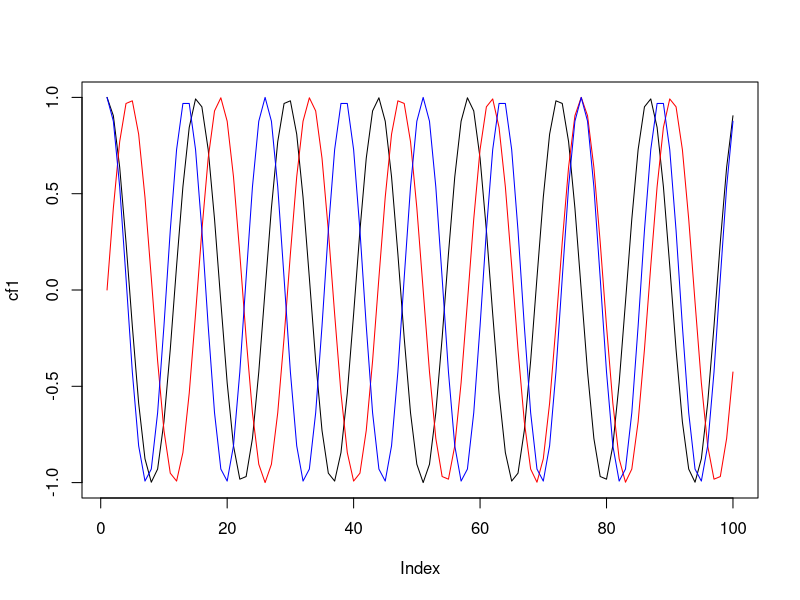
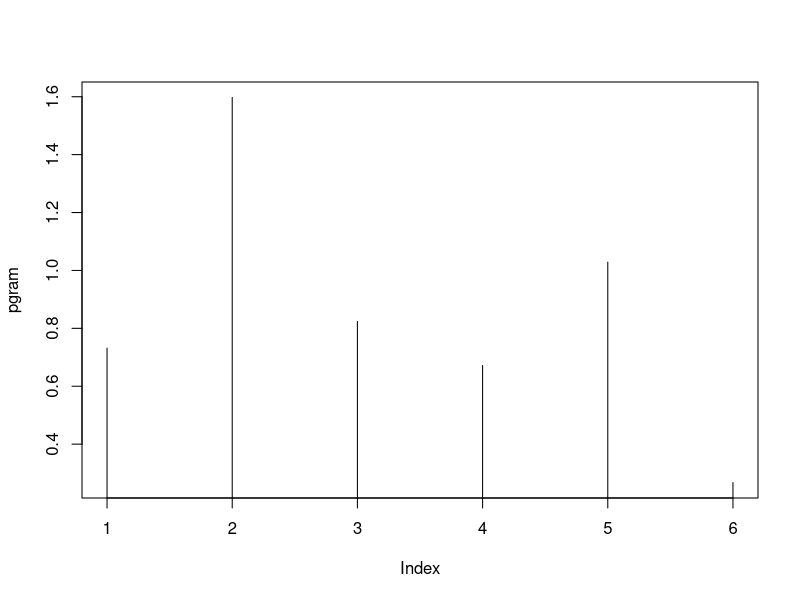
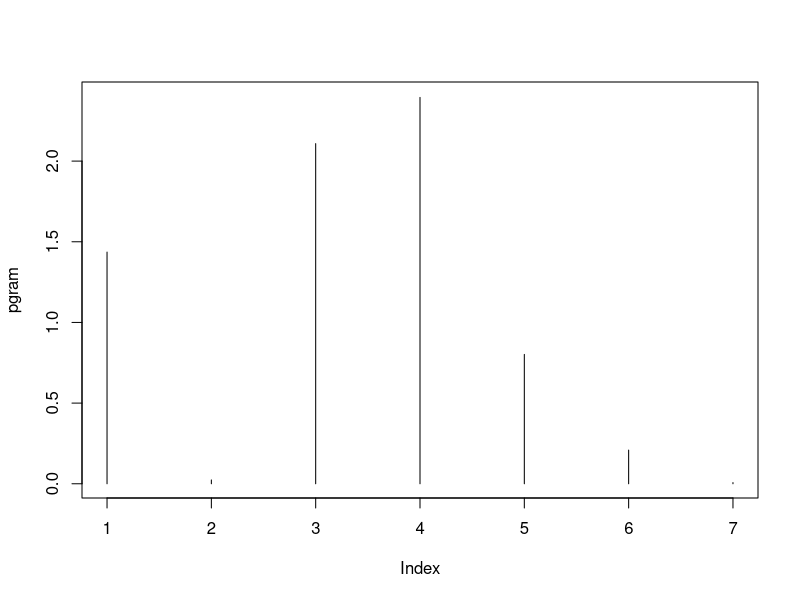
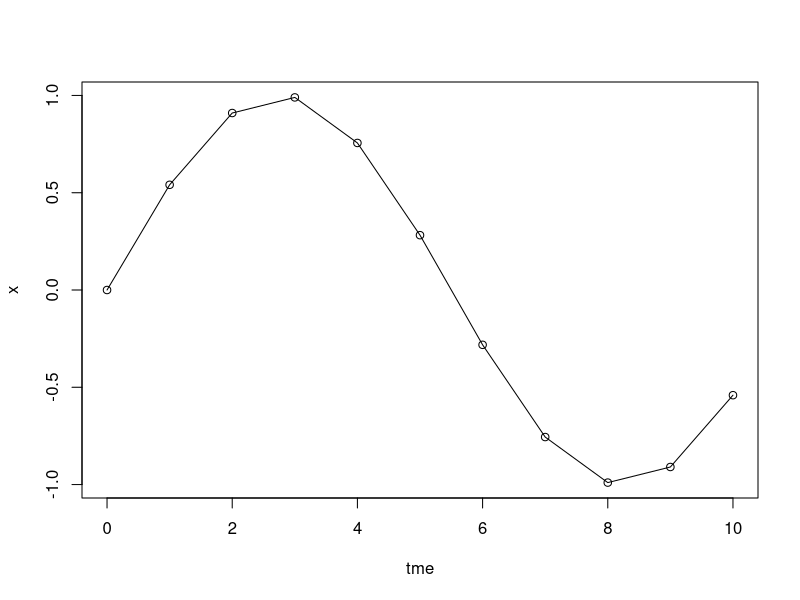
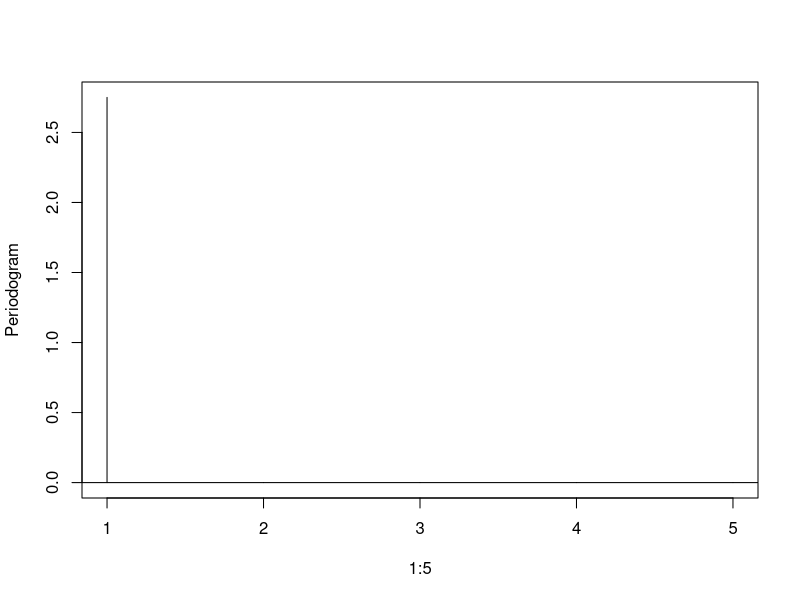
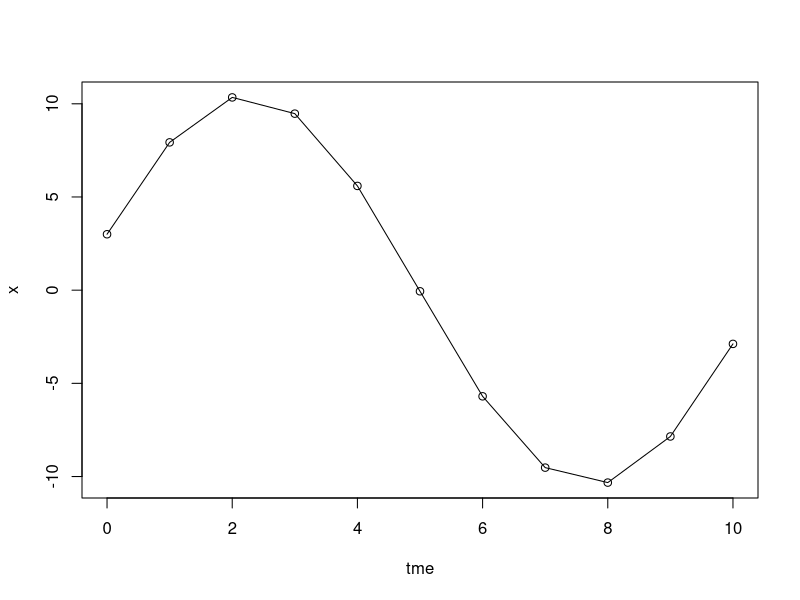
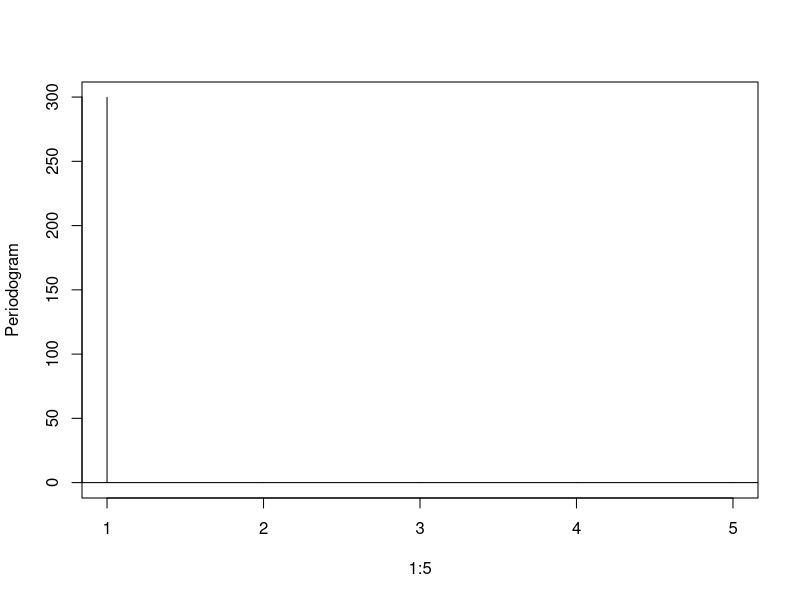
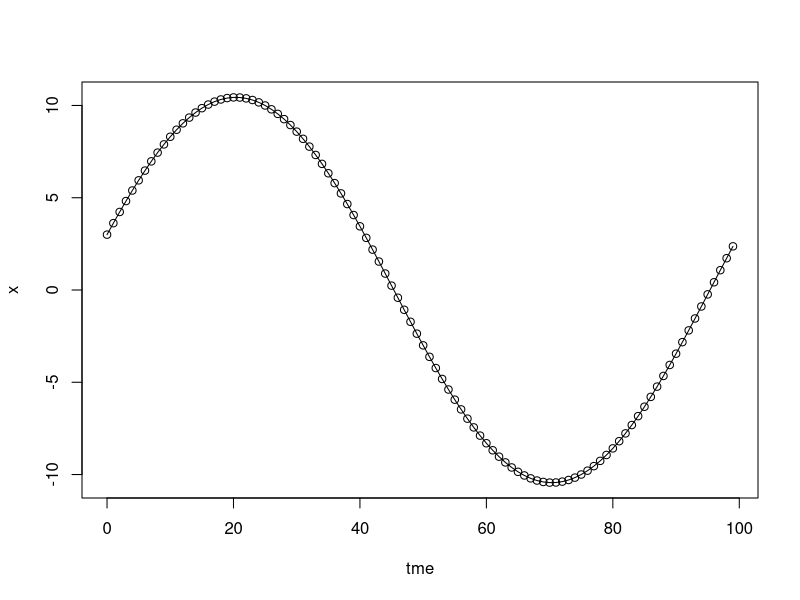

Generate these figures, in order, with R:
#Orthogonality of Sinusoids
n = 100 #even
tme = 0:(n-1)
f1 = 7/n
cf1 = cos(2*pi*f1*tme)
sf1 = sin(2*pi*f1*tme)
plot(cf1, type = "l")
points(sf1, type = "l", col = "red")
sum(cf1*sf1)
f2 = 8/n
cf2 = cos(2*pi*f2*tme)
points(cf2, type = "l", col = "blue")
sum(cf1*cf2)

#The Discrete Fourier Transform and Periodogram:
n = 11
x = rnorm(n)
fft(x)
pgram = abs(fft(x)[1:6])^2/n
plot(pgram, type = "h")

n = 12
x = rnorm(n)
fft(x)
pgram = abs(fft(x)[1:7])^2/n
plot(pgram, type = "h")

#Main Utility of the Periodogram: picks out sinusoidal components at Fourier Coefficients magically
n = 11
f = 1/n
tme = 0:(n-1)
x = sin(2*pi*f*tme)
plot(tme, x, type = "o")
plot(1:5, abs(fft(x)[2:6])^2/n, type = "h", ylab = "Periodogram")
abline(h = 0)

f = 1/n
x = 10*sin(2*pi*f*tme) + 3*cos(2*pi*f*tme)
plot(tme, x, type = "o")
plot(1:5, abs(fft(x)[2:6])^2/n, type = "h", ylab = "Periodogram")
abline(h = 0)

#Larger n
n = 100
tme = 0:(n-1)
f = 1/n
x = 10*sin(2*pi*f*tme) + 3*cos(2*pi*f*tme)
plot(tme, x, type = "o")
plot(1:50, abs(fft(x)[2:51])^2/n, type = "h", ylab = "Periodogram")
abline(h = 0)

n = 100
tme = 0:(n-1)
f = 6/n
x = 10*sin(2*pi*f*tme) + 3*cos(2*pi*f*tme)
plot(tme, x, type = "o")
plot(1:50, abs(fft(x)[2:51])^2/n, type = "h", ylab = "Periodogram")
abline(h = 0)

#Two Frequencies
n = 100
tme = 0:(n-1)
f1 = 0.25
f2 = 0.1
x = 10*sin(2*pi*f1*tme) + 3*cos(2*pi*f1*tme) + 5*cos(2*pi*f2*tme)
plot(tme, x, type = "o")
plot(1:50, abs(fft(x)[2:51])^2/n, type = "h", ylab = "Periodogram")
abline(h = 0)
#Once frequencies are figured out, one can do a linear regression to figure out amplitudes and phases. 
x1 = cos(2*pi*f1*tme)
x2 = sin(2*pi*f1*tme)
x3 = cos(2*pi*f2*tme)
x4 = sin(2*pi*f2*tme)
reg = lm(x ~ 1 + x1 + x2 + x3 + x4)
summary(reg)

#Five Frequencies
n = 100
tme = 0:(n-1)
f1 = 0.25
f2 = 0.1
f3 = 0.33
f4 = 0.01
f5 = 0.15
x = 10*sin(2*pi*f1*tme) + 3*cos(2*pi*f1*tme) + 5*cos(2*pi*f2*tme) + 8*sin(2*pi*f3*tme) + 4*cos(2*pi*f4*tme) + 7*sin(2*pi*f5*tme) + 3*cos(2*pi*f5*tme)
plot(tme, x, type = "o")
plot(1:50, abs(fft(x)[2:51])^2/n, type = "h", ylab = "Periodogram")
abline(h = 0)

#Structure + White Noise
n = 100
tme = 0:(n-1)
f1 = 0.25
f2 = 0.1
x = 10*sin(2*pi*f1*tme) + 3*cos(2*pi*f1*tme) + 5*cos(2*pi*f2*tme)
sig = 10
x = x + sig*rnorm(n)
plot(tme, x, type = "o")
plot(1:50, abs(fft(x)[2:51])^2/n, ylab = "Periodogram", type = "h")
abline(h = 0)
#Plot on log scale
plot(1:50, log(abs(fft(x)[2:51])^2/n), ylab = "Periodogram on Log Scale", type = "h")
abline(h = 0)

#Noisy Data:
n = 1000
tme = 0:(n-1)
f1 = 0.25
f2 = 0.1
f3 = 0.33
f4 = 0.01
f5 = 0.15
x = 10*sin(2*pi*f1*tme) + 3*cos(2*pi*f1*tme) + 5*cos(2*pi*f2*tme) + 8*sin(2*pi*f3*tme) + 4*cos(2*pi*f4*tme) + 7*sin(2*pi*f5*tme) + 3*cos(2*pi*f5*tme)
plot(tme, x, type = "l")
sig = 40
yy = x + sig*rnorm(n)
plot(tme, yy, type = "l")
points(tme, x, type = "l", col = "red")

plot((1:(n/2))/n, abs(fft(yy)[2:((n/2)+1)])^2/n, type = "h", ylab = "Periodogram")
abline(h = 0)

#Single Sinusoid at Non-Fourier Frequency: Leakage
n = 100
tme = 0:(n-1)
f = 0.06
x = 10*sin(2*pi*f*tme) + 3*cos(2*pi*f*tme)
plot(tme, x, type = "o")
plot(1:50, abs(fft(x)[2:51])^2/n, type = "h", ylab = "Periodogram") 

plot(1:50, log(abs(fft(x)[2:51])^2/n), type = "h", ylab = "Log(Periodogram)") #logarithmic scale
abline(h = 0)

#Plotting the periodogram on a more dense scale: 
grid.res = 0.001
f.val = seq(0.001, 0.5, grid.res)
pgram = rep(-1, length(f.val))
for(i in 1:length(f.val))
{
    pgram[i] = (((sum(x * cos(2*pi*f.val[i]*tme)))^2) + ((sum(x * sin(2*pi*f.val[i]*tme)))^2))/n
}
plot(f.val, pgram, type = "l")
f.val[which.max(pgram)]

#Leakage is eliminated if we increase n so as to obtain a Fourier Frequency
n = 1000
tme = 0:(n-1)
f = 0.065 
x = 10*sin(2*pi*f*tme) + 3*cos(2*pi*f*tme)
plot(tme, x, type = "o")
plot(1:500, abs(fft(x)[2:501])^2/n, type = "h", ylab = "Periodogram") #no more leakage as we now have a Fourier Frequency
abline(h = 0)

#More Leakage
n = 100
tme = 0:(n-1)
f1 = 0.253
f2 = 0.10
x = 10*sin(2*pi*f1*tme) + 3*cos(2*pi*f1*tme) + 5*cos(2*pi*f2*tme)
plot(tme, x, type = "o")
plot(1:50, abs(fft(x)[2:51])^2/n, type = "h", ylab = 'Periodogram')
abline(h = 0)

#White Noise
x = rnorm(n)
plot(x, type = "o", main = "White Noise")
plot(1:50, abs(fft(x)[2:51])^2/n, type = "h", ylab = "Periodogram")
abline(h = 0)

#Single sinusoid at Fourier frequency and periodogram
n = 100
tme = 0:(n-1)
f = 5/n
x = 10*sin(2*pi*f*tme) + 3*cos(2*pi*f*tme)
plot(tme, x, type = "o")
plot(1:50, abs(fft(x)[2:51])^2/n, type = "h", ylab = "Periodogram")
abline(h = 0)

#Plotting a denser periodogram at other frequencies as well:  
grid.res = 0.001
f.val = seq(1/n, 0.5, grid.res)
pgram = rep(-1, length(f.val))
for(i in 1:length(f.val))
{
    pgram[i] = (((sum(x * cos(2*pi*f.val[i]*tme)))^2) + ((sum(x * sin(2*pi*f.val[i]*tme)))^2))/n
}
plot(f.val, pgram, type = "l") #this is also related to leakage
abline(v = 5/n, col = "red")
abline(v = 6/n, col = "red")
abline(v = 7/n, col = "red")
abline(v = 4/n, col = "red")
abline(v = 3/n, col = "red")
plot(f.val, log(pgram), type = "l")
f.val[which.max(pgram)]

#Bayesian Posterior for Single Sinusoid at Non-Fourier Frequency
n = 100
tme = 0:(n-1)
f = 0.065
x = 10*sin(2*pi*f*tme) + 3*cos(2*pi*f*tme)

n = length(tme)
grid.res = 0.001
f.val = seq(1/n, 0.5, grid.res)
X = matrix(1, nrow = n, ncol = 3)
expos = rep(-1, length(f.val)) #exact marginal posterior for omega
log.values = rep(-1, length(f.val))
log.det.term = rep(-1, length(f.val))
for(i in 1:length(f.val))
{
    X[,2] = cos(2*pi*f.val[i]*tme)
    X[,3] = sin(2*pi*f.val[i]*tme)
    mod = lm(x ~ X)
    log.value = ((ncol(X) - n)/2)*(log(sum(mod$residuals^2))) - (0.5*(log(det(t(X) %*% X))))
    log.det.term[i] = (0.5*(log(det(t(X) %*% X))))
    log.values[i] = log.value
}
log.values = log.values - max(log.values) #scaling to remove large values 
expos = exp(log.values)
expos = (expos/sum(expos))/grid.res
plot(f.val, expos, type = "l")
#The posterior is quite peaked. We can get a point estimate by the frequency which maximizes the posterior: 
ind.max = which.max(expos)
est.freq = f.val[ind.max] #posterior maximizer
est.freq
#Posterior mean: 
pm = (sum(f.val*expos))*grid.res
pm
#Posterior standard deviation:
psd = sqrt((sum(((f.val - pm)^2)*expos))*grid.res)
psd
c(pm - 2*psd, pm + 2*psd)

#Add noise:
n = 999 #n = 999
tme = 0:(n-1)
f = 0.065
x = 10*sin(2*pi*f*tme) + 3*cos(2*pi*f*tme)
sig = 50
y = x + sig*rnorm(n)

plot(y, type = "l")
points(x, type = "l", col = "red")

n = length(tme)
grid.res = 0.001
f.val = seq(1/n, 0.49, grid.res)
X = matrix(1, nrow = n, ncol = 3)
expos = rep(-1, length(f.val)) #exact marginal posterior for omega
log.values = rep(-1, length(f.val))
log.det.term = rep(-1, length(f.val))
for(i in 1:length(f.val))
{
    X[,2] = cos(2*pi*f.val[i]*tme)
    X[,3] = sin(2*pi*f.val[i]*tme)
    mod = lm(y ~ X)
    log.value = ((ncol(X) - n)/2)*(log(sum(mod$residuals^2))) - (0.5*(log(det(t(X) %*% X))))
    log.det.term[i] = (0.5*(log(det(t(X) %*% X))))
    log.values[i] = log.value
}
log.values = log.values - max(log.values) #scaling to remove large values 
expos = exp(log.values)
expos = (expos/sum(expos))/grid.res
plot(f.val, expos, type = "l")
#The posterior is quite peaked. We can get a point estimate by the frequency which maximizes the posterior: 
ind.max = which.max(expos)
est.freq = f.val[ind.max] #posterior maximizer
est.freq
#Posterior mean: 
pm = (sum(f.val*expos))*grid.res
pm
#Posterior standard deviation:
psd = sqrt((sum(((f.val - pm)^2)*expos))*grid.res)
psd
c(pm - 2*psd, pm + 2*psd)
